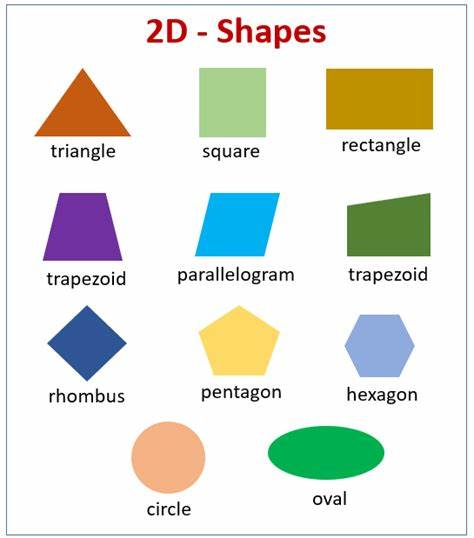
#> input picture Shape_env/images/shapes.jpg, 474 x 538 px, given in place of the camera
$ python measure.py   (older library calls are emulated)
#> lines starting #> are read from the running program, lines starting #| are printed output that depends on the picture; after the words box and inside, x2 and y2 are one past the last pixel; in counts of white or black regions, pixels touching at a corner belong together
#Install scipy di CMD
from scipy.spatial import distance as dist
from imutils import perspective
from imutils import contours

#Import Numpy
#Install Numpy di CMD
import numpy as np

#Install Imutills di CMD
import imutils

#Import OpenCV
import cv2

#Inisialisasi variabel midpoint
#Menentukan titik tengah dari objek yang akan diukur
def midpoint(ptA, ptB):
    return ((ptA[0] + ptB[0]) * 0.5, (ptA[1] + ptB[1]) * 0.5)


#Mengaktifkan Kamera untuk Menampilkan Video Secara Realtime
cap = cv2.VideoCapture(1)


#Membuat Kondisi
#Apabila Kamera Aktif dan Video telah dimulai, Maka Jalankan Program di Bawah Ini
while (cap.read()):
        ref,frame = cap.read()
#> frame is the input picture: shape (538, 474, 3); mean B, G, R 221, 228.4, 225.5
        frame = cv2.resize(frame, None, fx=1, fy=1, interpolation=cv2.INTER_AREA)
        orig = frame[:1080,0:1920]

        #Grayscale
        gray = cv2.cvtColor(frame, cv2.COLOR_BGR2GRAY)
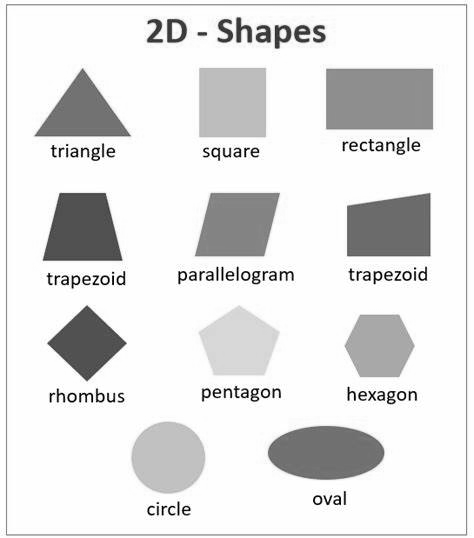
#> gray: shape (538, 474); min 0, max 255, mean 226.7
        blur = cv2.GaussianBlur(gray, (15, 15), 0)
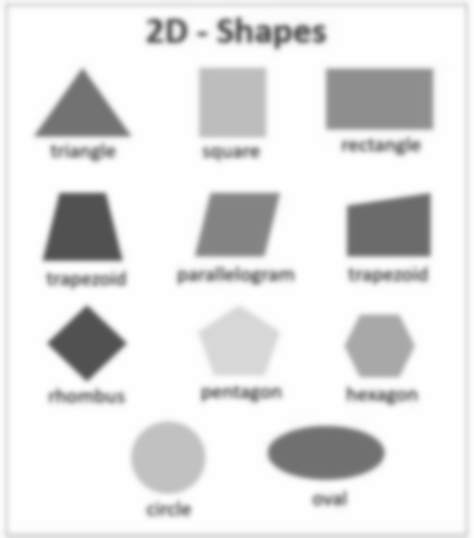
#> blur: shape (538, 474); min 80, max 254, mean 226.7
        thresh = cv2.adaptiveThreshold(blur,255,cv2.ADAPTIVE_THRESH_GAUSSIAN_C,cv2.THRESH_BINARY_INV,11,2)
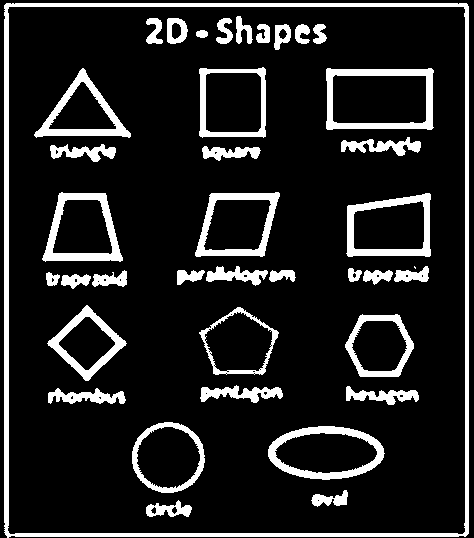
#> thresh: shape (538, 474); 13.5% white; 39 white regions (1 under 20 px), largest, box (x1, y1, x2, y2) and area: (4, 3, 469, 538) 8407, (326, 68, 434, 130) 2044, (268, 426, 385, 480) 1820
        kernel = np.ones((3,3),np.uint8)
        closing = cv2.morphologyEx(thresh,cv2.MORPH_CLOSE,kernel,iterations=3)
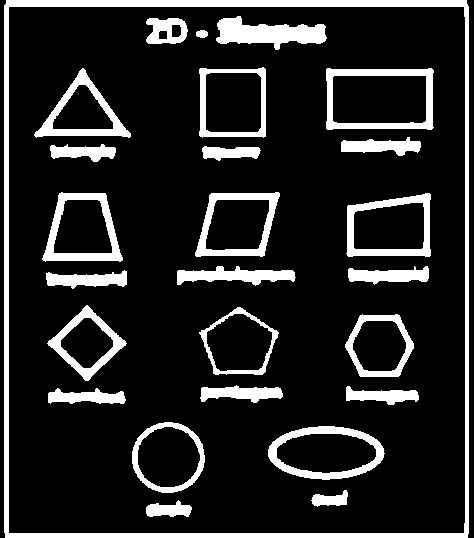
#> closing: shape (538, 474); 15.2% white; 26 white regions

        result_img = closing.copy()
        contours,hierachy = cv2.findContours(result_img,cv2.RETR_EXTERNAL,cv2.CHAIN_APPROX_SIMPLE)
#> contours = 1 contour; box (x1, y1, x2, y2) and area: (4, 0, 469, 538) 249143
        hitung_objek = 0


        #Mengkonversi Nilai Pembacaan Pixel ke Dalam Satuan CM
        pixelsPerMetric = None

        #Membuat Kondisi Perulangan
        #Inisialisasi Variabel cnt = counturs
        for cnt in contours:

            #Pembacaan Area Objek yang di Ukur
            area = cv2.contourArea(cnt)

            #Jika Area Kurang dari 1000 dan Lebih dari 12000  Pixel
            #Maka Lakukan Pengukuran
            if area < 1000 or area > 120000:
                continue

            #Menghitung kotak pembatas dari contours Objek
            orig = frame.copy()
            box = cv2.minAreaRect(cnt)
            box = cv2.cv.BoxPoints(box) if imutils.is_cv2() else cv2.boxPoints(box)
            box = np.array(box, dtype="int")
            box = perspective.order_points(box)
            cv2.drawContours(orig, [box.astype("int")], -1, (0, 255, 64), 2)


            for (x, y) in box:
                cv2.circle(orig, (int(x), int(y)), 5, (0, 255, 64), -1)


            (tl, tr, br, bl) = box
            (tltrX, tltrY) = midpoint(tl, tr)
            (blbrX, blbrY) = midpoint(bl, br)
            (tlblX, tlblY) = midpoint(tl, bl)
            (trbrX, trbrY) = midpoint(tr, br)

            #Menggambar titik tengah pada objek
            cv2.circle(orig, (int(tltrX), int(tltrY)), 0, (0, 255, 64), 5)
            cv2.circle(orig, (int(blbrX), int(blbrY)), 0, (0, 255, 64), 5)
            cv2.circle(orig, (int(tlblX), int(tlblY)), 0, (0, 255, 64), 5)
            cv2.circle(orig, (int(trbrX), int(trbrY)), 0, (0, 255, 64), 5)

            #Menggambar garis pada titik tengah
            cv2.line(orig, (int(tltrX), int(tltrY)), (int(blbrX), int(blbrY)),
                    (255, 0, 255), 2)
            cv2.line(orig, (int(tlblX), int(tlblY)), (int(trbrX), int(trbrY)),
                    (255, 0, 255), 2)

            #Menghitung jarak Euclidean antara titik tengah
            lebar_pixel = dist.euclidean((tltrX, tltrY), (blbrX, blbrY))
            panjang_pixel = dist.euclidean((tlblX, tlblY), (trbrX, trbrY))

            #Jika piksel pixelsPerMetric belum diinisialisasi, maka
            #Hitung sebagai rasio piksel terhadap metrik yang disediakan
            #Dalam hal ini CM
            if pixelsPerMetric is None:
                pixelsPerMetric = lebar_pixel
                pixelsPerMetric = panjang_pixel
            lebar = lebar_pixel
            panjang = panjang_pixel

            #Menggambarkan ukuran benda pada gambar
            cv2.putText(orig, "L: {:.1f}CM".format((lebar_pixel/25.5)*0.99892),(int(trbrX + 10), int(trbrY)), cv2.FONT_HERSHEY_SIMPLEX,0.7, (0,0,255), 2)
            cv2.putText(orig, "P: {:.1f}CM".format((panjang_pixel/25.5)*1.2443),(int(tltrX - 15), int(tltrY - 10)), cv2.FONT_HERSHEY_SIMPLEX,0.7, (0,0,255), 2)
            #cv2.putText(orig,str(area),(int(x),int(y)),cv2.FONT_HERSHEY_SIMPLEX, 0.6,(0,0,0),2)
            hitung_objek+=1
#> this loop made 1 pass
#> area on pass 1: 249143
#> after the loop, hitung_objek = 0

        #Menampilkan Jumlah Objek yang terdeteksi
        cv2.putText(orig, "Object: {}".format(hitung_objek),(10,50),cv2.FONT_HERSHEY_SIMPLEX, 1, (0,0,255),2, cv2.LINE_AA)
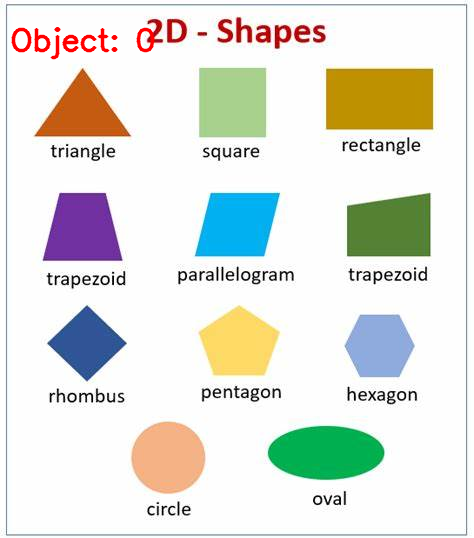
#> orig: shape (538, 474, 3); 0.64% of pixels changed, all inside (x1, y1, x2, y2) = (11, 27, 155, 60)
        cv2.imshow('Camera',orig)

        key = cv2.waitKey(1)
#> (key Esc is pressed here)
        if key == 27:
            break

cap.release()
cv2.destroyAllWindows()
